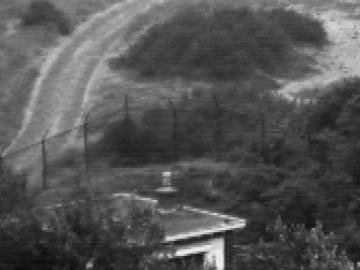
#> input picture IV_images/VIS1.png, 360 x 270 px; its folder holds 4 pictures in this run
$ jupyter execute --allow-errors 'Image Fusion.ipynb'
#> lines starting #> are read from the running program, lines starting #| are printed output that depends on the picture; pictures that were not available may be replaced by others from this repository, and a replacement may not be noted
#> further down, gray_img is the input picture: shape (270, 360); min 8, max 251, mean 84.4
[cell 1]
import numpy as np
import pywt
import matplotlib.pyplot as plt
from imageio import imread
from imageio import imsave
from scipy import linalg as la
import cv2

[cell 2]
def Fusion_PCA(image1, image2):
    # Converting Image data to numpy Array to be able to do necessary calculation
    a = np.array(image1)
    b = np.array(image2)
    # getting Image dimensions
    temp1 = a.shape
#> temp1 = (270, 360)
    temp2 = b.shape
#> temp2 = (270, 360)
    # Starting PCA algorithm
    # creating matrix with both Images
    vector1 = np.reshape(a, temp1[0] * temp1[1], order='F')
    vector2 = np.reshape(b, temp2[0] * temp2[1], order='F')
    #  creating covariance matrix
    c = np.cov(vector1, vector2)
#> c = [[1512.3, 1512.3], [1512.3, 1512.3]]
    # getting Eigenvalue and Eigenvector of this matrix
    d, v = la.eig(c)
#> v = [[0.707, -0.707], [0.707, 0.707]]
    sum1 = np.sum(v, axis=0)
#> sum1 = [1.41, 0]
    # Calculating PCA
    if d[0] >= d[1]:
        pca = np.divide(v[:, 0], sum1[0])
#> pca = [0.5, 0.5]
    else:
        pca = np.divide(v[:, 1], sum1[1])
    # Creating fused image
    result = (pca[0] * image1) + (pca[1] * image2)
#> `pict = pict.astype(np.uint8)`:
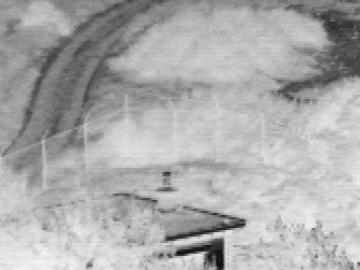
#> pict: shape (270, 360); min 5, max 248, mean 171.6
#> `plt.show()`:
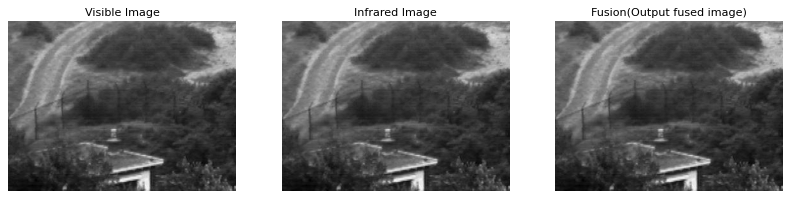
#> figure drawn by matplotlib, 3 panels
#> pass 2 of the loop `for id_x in range(1, 16, 1):`:
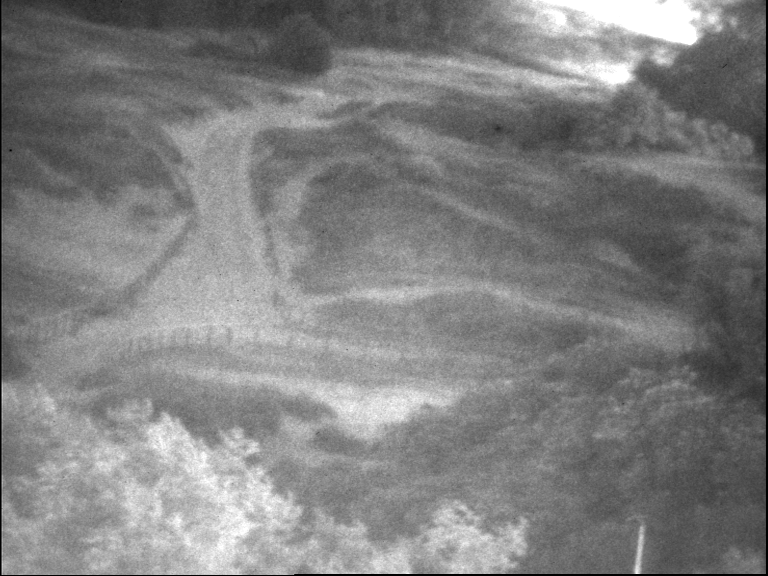
#> input picture IV_images/VIS10.png, 768 x 576 px, given in place of VIS2.png, which was not available
#> gray_img is the input picture: shape (576, 768); min 0, max 255, mean 127.5
#> `pict = pict.astype(np.uint8)`:
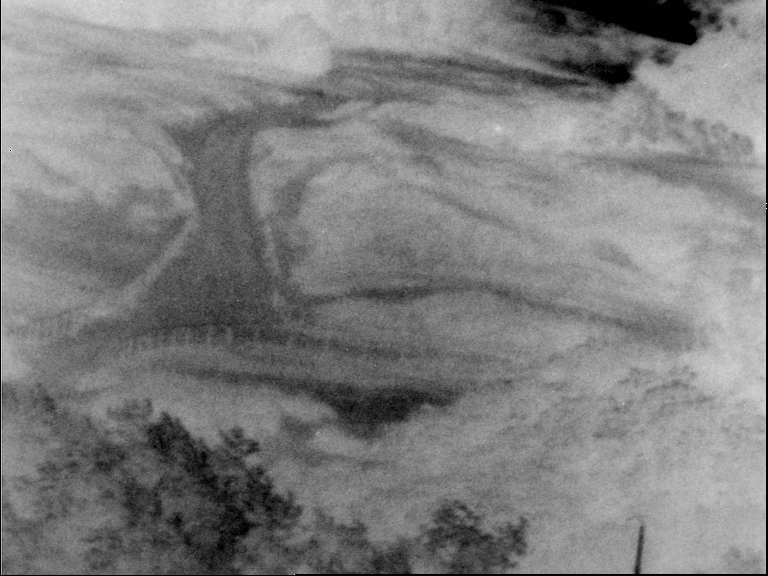
#> pict: shape (576, 768); min 0, max 255, mean 126.8
#> `plt.show()`:
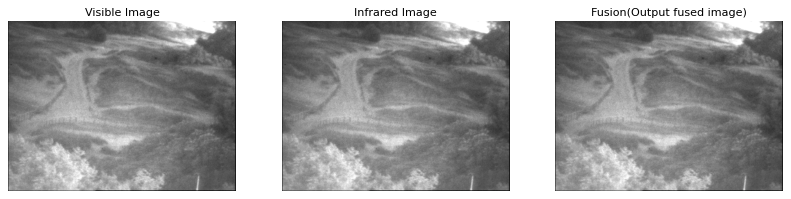
#> figure drawn by matplotlib, 3 panels
    return result

#> (a cell that did not finish here is left out)

[cell 4]
# Performs Image fusion using Discrete wavelet transform (DWT) with Daubechies filter
# input: two Images dataset (matrix) to be fused
# output: one Fused Image dataset (matrix)


def Fusion_DWT_db2(image1, image2):
    # decomposing each image using Discrete wavelet transform(DWT) with Daubechies filter (db2)
    coefficients_1 = pywt.wavedec2(image1, 'db2', level=2)
#> coefficients_1 = 3 items
    coefficients_2 = pywt.wavedec2(image2, 'db2', level=2)
#> coefficients_2 = 3 items
    # creating variables to be used
    coefficients_h = list(coefficients_1)
#> coefficients_h = 3 items
    # fusing the decomposed image data
    coefficients_h[0] = (coefficients_1[0] + coefficients_2[0]) * 0.5
    # creating variables to be used
    temp1 = list(coefficients_1[1])
#> temp1 = 3 items
    temp2 = list(coefficients_2[1])
#> temp2 = 3 items
    temp3 = list(coefficients_h[1])
#> temp3 = 3 items
    # fusing the decomposed image data
    temp3[0] = (temp1[0] + temp2[0]) * 0.5
    temp3[1] = (temp1[1] + temp2[1]) * 0.5
    temp3[2] = (temp1[2] + temp2[2]) * 0.5
    coefficients_h[1] = tuple(temp3)
    # Creating fused image by reconstructing the fused decomposed image
    result = pywt.waverec2(coefficients_h, 'db2')
#> result: shape (270, 360) float64
#> pass 2 of the loop `for id_x in range(1, 16, 1):`:
    return result

#> (a cell that did not finish here is left out)
